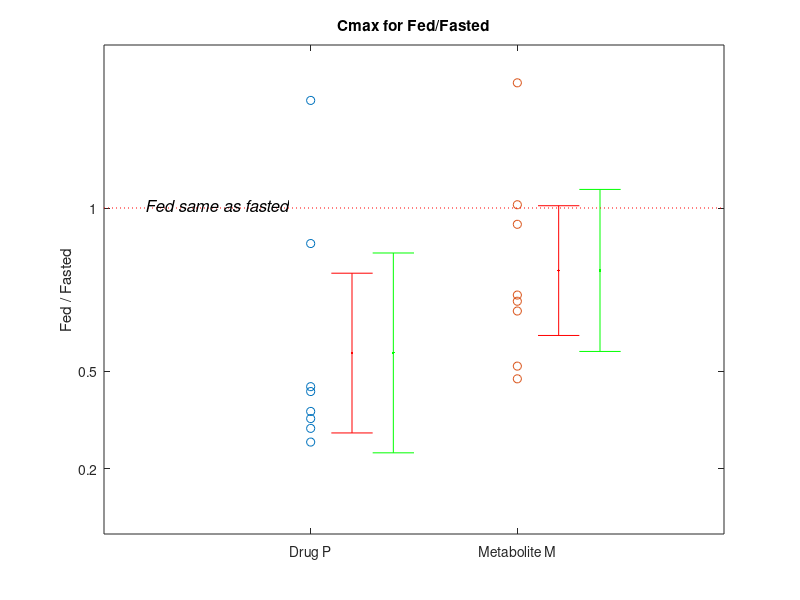

Write the MATLAB code that produced this figure.
function [] = cmax_script()

% Drug P - fed
drugp_fed = [809.44 428 757.71 906.83 712.24 561.77 511.84 756.6];
drugp_fasted = [967.82 746.45 901.11 1146.96 678.16 745.51 568.98 852.86];

metab_fed = [ 1965.17 3149.18 2448.69 3968.34 3249.45 2136.47 3694.8 1517.1;];
metab_fasted = [2622.35 3618.6 2545.05 3500.83 3362.4 2625.75 4117.14 2386.19];


% CIs on Cmax Fed/Fasted
drugp_ci90 = [0.310 0.80];
drugp_ci95 = [0.249 0.862];

met_ci90 = [0.609 1.007];
met_ci95 = [0.56 1.057];



drugp_fedtofasted = [0.354 0.282 1.33 0.376 0.891 0.452 0.437 0.324];
met_fedtofasted = [0.515 0.714 0.950 1.01 1.384 0.733 0.684 0.476];

figure;
plot(ones(size(drugp_fedtofasted)), drugp_fedtofasted, 'o'); hold on;
%line([0.8 1.2], [mean(drugp_fedtofasted) mean(drugp_fedtofasted)], 'LineWidth',2);
plot(ones(size(drugp_fedtofasted)) .* 2, met_fedtofasted, 'o'); 
%line([1.8 2.2], [mean(met_fedtofasted) mean(met_fedtofasted)], 'LineWidth',2);
set(double(gca),'XLim',[0 3],'YTick',[0.2 0.5 1],'YLim', [0 1.5],'XTick',[1 2], 'XTickLabel', {'Drug P', 'Metabolite M'});
ylabel('Fed / Fasted');
title('Cmax for Fed/Fasted');


% now draw ci bars - 95%
pmean = mean(drugp_fedtofasted);
plot(1.4,  mean(drugp_fedtofasted), '.g');
l=errorbar(1.4, mean(drugp_fedtofasted), mean(drugp_fedtofasted)-drugp_ci95(1), drugp_ci95(2)-mean(drugp_fedtofasted));
set(l,'Color','g');

metmean = mean(met_fedtofasted);
plot(2.4, metmean, '.g');
l=errorbar(2.4, metmean, metmean-met_ci95(1), met_ci95(2)-metmean);
set(l,'Color','g');


% now draw ci bars - 90%
pmean = mean(drugp_fedtofasted);
plot(1.2,  mean(drugp_fedtofasted), '.r');
l=errorbar(1.2, mean(drugp_fedtofasted), mean(drugp_fedtofasted)-drugp_ci90(1), drugp_ci90(2)-mean(drugp_fedtofasted));
set(l,'Color','r');

metmean = mean(met_fedtofasted);
plot(2.2,  metmean, '.r');
l=errorbar(2.2, metmean, metmean-met_ci90(1), met_ci90(2)-metmean);
set(l,'Color','r');

% bells and whistles
% line([0 3], [0.8 0.8],'Color','r','LineStyle',':');
line([0 3], [1 1], 'Color','r','LineStyle',':');
text(0.2, 1.01, 'Fed same as fasted', 'FontAngle','italic','FontSize',12);